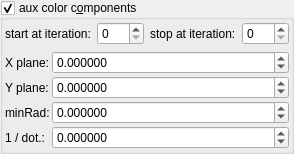
    <widget class="MyGroupBox" name="groupCheck_fold_color_aux_color_enabled_false">
     <property name="title">
      <string>aux color c&amp;omponents</string>
     </property>
     <property name="checkable">
      <bool>true</bool>
     </property>
     <layout class="QVBoxLayout" name="verticalLayout_11">
      <property name="leftMargin">
       <number>2</number>
      </property>
      <property name="topMargin">
       <number>2</number>
      </property>
      <property name="rightMargin">
       <number>2</number>
      </property>
      <property name="bottomMargin">
       <number>2</number>
      </property>
      <item>
       <layout class="QHBoxLayout" name="horizontalLayout_23" stretch="0,1,0,1">
        <item>
         <widget class="QLabel" name="label_103">
          <property name="text">
           <string>start at iteration:</string>
          </property>
         </widget>
        </item>
        <item>
         <widget class="MySpinBox" name="spinboxInt_fold_color_start_iterations_A">
          <property name="sizePolicy">
           <sizepolicy hsizetype="Minimum" vsizetype="Maximum">
            <horstretch>0</horstretch>
            <verstretch>0</verstretch>
           </sizepolicy>
          </property>
          <property name="minimum">
           <number>0</number>
          </property>
          <property name="maximum">
           <number>999</number>
          </property>
          <property name="value">
           <number>0</number>
          </property>
         </widget>
        </item>
        <item>
         <widget class="QLabel" name="label_75">
          <property name="text">
           <string>stop at iteration:</string>
          </property>
         </widget>
        </item>
        <item>
         <widget class="MySpinBox" name="spinboxInt_fold_color_stop_iterations_A">
          <property name="sizePolicy">
           <sizepolicy hsizetype="Preferred" vsizetype="Maximum">
            <horstretch>0</horstretch>
            <verstretch>0</verstretch>
           </sizepolicy>
          </property>
          <property name="maximum">
           <number>999</number>
          </property>
         </widget>
        </item>
       </layout>
      </item>
      <item>
       <layout class="QGridLayout" name="gridLayout_14" columnstretch="0,1">
        <property name="spacing">
         <number>2</number>
        </property>
        <item row="2" column="0">
         <widget class="QLabel" name="label_42">
          <property name="text">
           <string>minRad:</string>
          </property>
         </widget>
        </item>
        <item row="0" column="0">
         <widget class="QLabel" name="label_29">
          <property name="text">
           <string>X plane:</string>
          </property>
         </widget>
        </item>
        <item row="1" column="0">
         <widget class="QLabel" name="label_41">
          <property name="text">
           <string>Y plane:</string>
          </property>
         </widget>
        </item>
        <item row="3" column="0">
         <widget class="QLabel" name="label_43">
          <property name="text">
           <string>1 / dot.:</string>
          </property>
         </widget>
        </item>
        <item row="3" column="1">
         <widget class="MyDoubleSpinBox" name="spinbox_mandelbox_color_Sp2">
          <property name="sizePolicy">
           <sizepolicy hsizetype="Minimum" vsizetype="Maximum">
            <horstretch>0</horstretch>
            <verstretch>0</verstretch>
           </sizepolicy>
          </property>
          <property name="prefix">
           <string/>
          </property>
          <property name="suffix">
           <string/>
          </property>
          <property name="decimals">
           <number>6</number>
          </property>
          <property name="minimum">
           <double>-100.000000000000000</double>
          </property>
          <property name="maximum">
           <double>100.000000000000000</double>
          </property>
          <property name="singleStep">
           <double>0.100000000000000</double>
          </property>
         </widget>
        </item>
        <item row="0" column="1">
         <widget class="MyDoubleSpinBox" name="spinbox3_mandelbox_color_x">
          <property name="sizePolicy">
           <sizepolicy hsizetype="Minimum" vsizetype="Maximum">
            <horstretch>0</horstretch>
            <verstretch>0</verstretch>
           </sizepolicy>
          </property>
          <property name="prefix">
           <string/>
          </property>
          <property name="suffix">
           <string/>
          </property>
          <property name="decimals">
           <number>6</number>
          </property>
          <property name="minimum">
           <double>-100.000000000000000</double>
          </property>
          <property name="maximum">
           <double>100.000000000000000</double>
          </property>
          <property name="singleStep">
           <double>0.100000000000000</double>
          </property>
         </widget>
        </item>
        <item row="1" column="1">
         <widget class="MyDoubleSpinBox" name="spinbox3_mandelbox_color_y">
          <property name="sizePolicy">
           <sizepolicy hsizetype="Minimum" vsizetype="Maximum">
            <horstretch>0</horstretch>
            <verstretch>0</verstretch>
           </sizepolicy>
          </property>
          <property name="prefix">
           <string/>
          </property>
          <property name="suffix">
           <string/>
          </property>
          <property name="decimals">
           <number>6</number>
          </property>
          <property name="minimum">
           <double>-100.000000000000000</double>
          </property>
          <property name="maximum">
           <double>100.000000000000000</double>
          </property>
          <property name="singleStep">
           <double>0.100000000000000</double>
          </property>
         </widget>
        </item>
        <item row="2" column="1">
         <widget class="MyDoubleSpinBox" name="spinbox_mandelbox_color_Sp1">
          <property name="sizePolicy">
           <sizepolicy hsizetype="Minimum" vsizetype="Maximum">
            <horstretch>0</horstretch>
            <verstretch>0</verstretch>
           </sizepolicy>
          </property>
          <property name="prefix">
           <string/>
          </property>
          <property name="suffix">
           <string/>
          </property>
          <property name="decimals">
           <number>6</number>
          </property>
          <property name="minimum">
           <double>-100.000000000000000</double>
          </property>
          <property name="maximum">
           <double>100.000000000000000</double>
          </property>
          <property name="singleStep">
           <double>0.100000000000000</double>
          </property>
         </widget>
        </item>
       </layout>
      </item>
     </layout>
    </widget>
